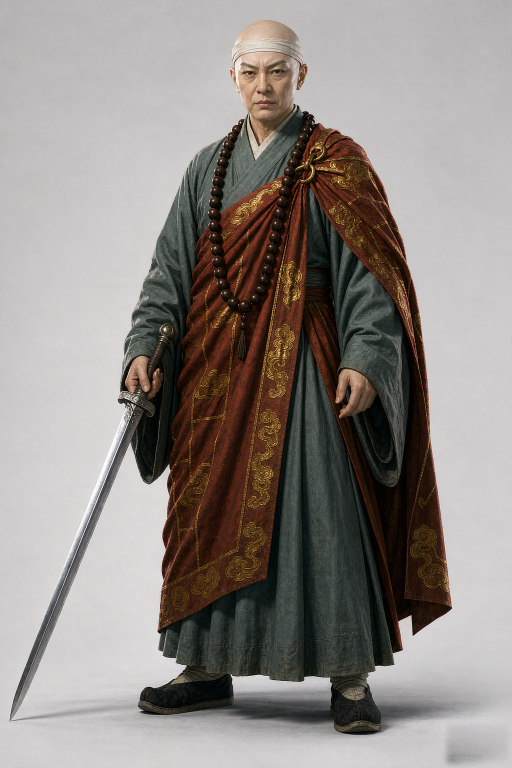
#> input picture 展示与CG/gen_3d/立绘/灭绝师太-剃度尼姑中年-立绘-v4.png, 1024 x 1536 px, found by its file name (shown at 1/2 size)
$ python _tmp_clean.py
#> lines starting #> are read from the running program, lines starting #| are printed output that depends on the picture
# -*- coding: utf-8 -*-
"""Rename 3 new art files to name-first, then remove bottom-right watermark."""
import os
from PIL import Image

D = os.path.dirname(os.path.abspath(__file__))
CAN = os.path.join(D, "_src", "v2候选")

renames = {
    "国风写实武侠游戏卡牌全身立绘_灭绝师太_倚天屠龙记峨眉派掌门_2026-09-25T16-21-21.png":
        "灭绝师太-剃度尼姑中年-立绘-v4.png",
    "国风性感写实武侠游戏卡牌全身立绘_周芷若_倚天屠龙记峨眉女侠_2026-09-25T16-21-20.png":
        "周芷若-露肩高开衩加料-性感向-v4.png",
    "国风性感写实武侠游戏卡牌全身立绘_黑化版周芷若_倚天屠龙记峨_2026-09-25T16-21-21.png":
        "周芷若-黑化黑金加料-性感向-v4.png",
}

for old, new in renames.items():
    op, np_ = os.path.join(CAN, old), os.path.join(CAN, new)
    if os.path.exists(op):
        os.replace(op, np_)
        print("renamed:", new)
    elif os.path.exists(np_):
        print("already named:", new)
    else:
        print("MISSING:", old)

for new in renames.values():
    p = os.path.join(CAN, new)
    if not os.path.exists(p):
        continue
    im = Image.open(p).convert("RGB")
#> im is the input picture: PIL image 1024x1536 RGB; mean R, G, B 143.9, 137.3, 133
    W, H = im.size
#> W = 1024; H = 1536
    box = (W - 170, H - 95, W, H)
#> box = (854, 1441, 1024, 1536)
    patch = im.crop((W - 520, H - 95, W - 350, H)).resize((box[2] - box[0], box[3] - box[1]))
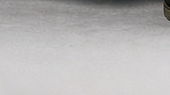
#> patch: PIL image 170x95 RGB; mean R, G, B 184.4, 182.7, 182.6
    im.paste(patch, box[:2])
    im.save(p, optimize=True)
    print("cleaned:", new, W, H, os.path.getsize(p))
#| cleaned: 灭绝师太-剃度尼姑中年-立绘-v4.png 1024 1536 2120557
#> pass 2 of the loop `for new in renames.values():`:
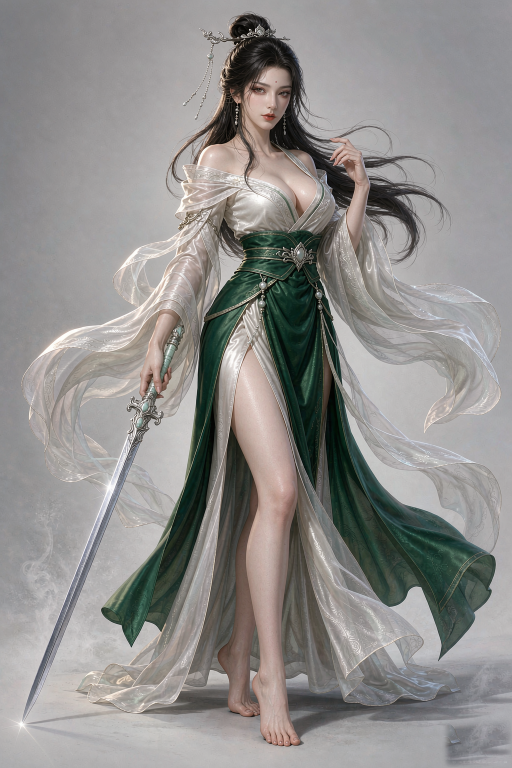
#> input picture 展示与CG/gen_3d/立绘/周芷若-露肩高开衩加料-性感向-v4.png, 1024 x 1536 px, found by its file name (shown at 1/2 size)
#> im is the input picture: PIL image 1024x1536 RGB; mean R, G, B 143.4, 141.5, 139.5
#> `patch = im.crop((W - 520, H - 95, W - 350, H)).resize((box[2] - box[0]..`:
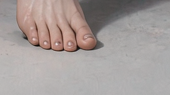
#> patch: PIL image 170x95 RGB; mean R, G, B 166, 157, 154.5
#| cleaned: 周芷若-露肩高开衩加料-性感向-v4.png 1024 1536 2194058
#> pass 3 of the loop `for new in renames.values():`:
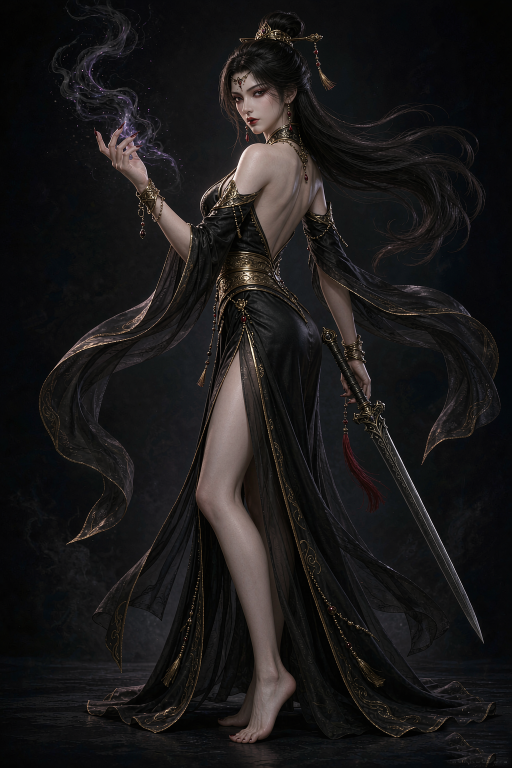
#> input picture 展示与CG/gen_3d/立绘/周芷若-黑化黑金加料-性感向-v4.png, 1024 x 1536 px, found by its file name (shown at 1/2 size)
#> im is the input picture: PIL image 1024x1536 RGB; mean R, G, B 26.5, 24.8, 25
#> `patch = im.crop((W - 520, H - 95, W - 350, H)).resize((box[2] - box[0]..`:
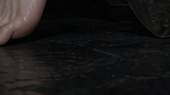
#> patch: PIL image 170x95 RGB; mean R, G, B 25.1, 23.1, 22.9
#| cleaned: 周芷若-黑化黑金加料-性感向-v4.png 1024 1536 1963010
